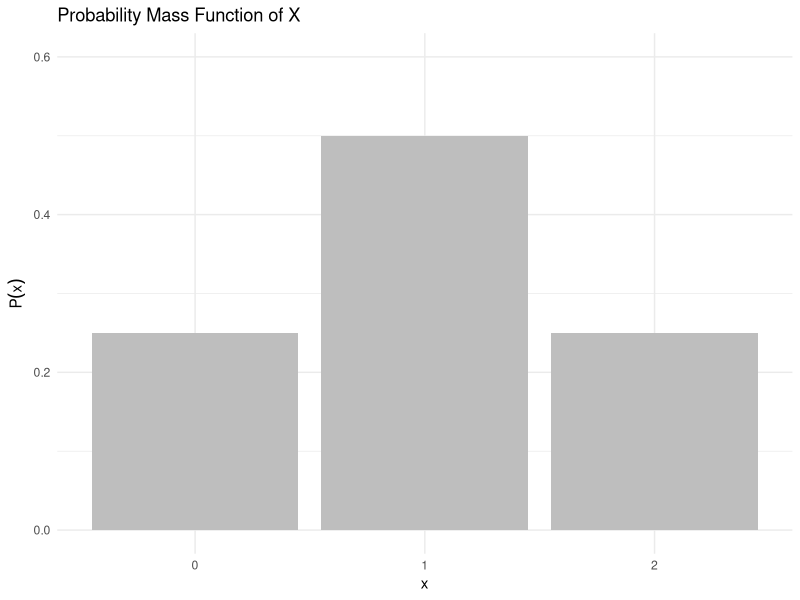
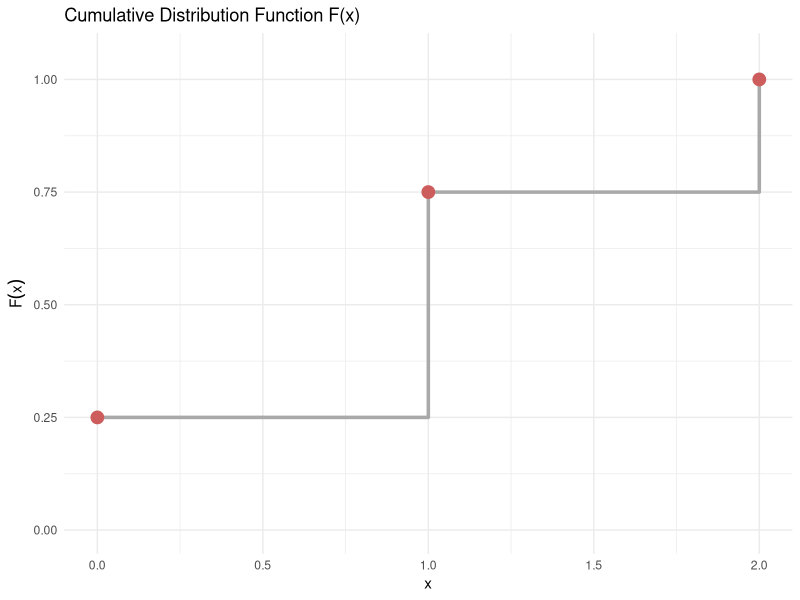
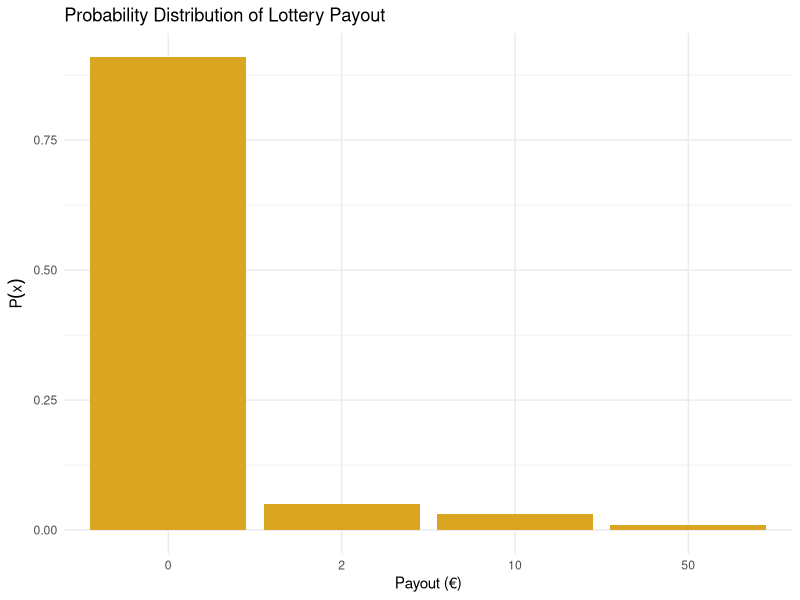

Reproduce these figures in R, in order.
## ---- chunk 1
#| echo: false
#| fig-height: 3
#| fig-width: 5
#| fig-align: center
library(ggplot2)

# Define values and probabilities
df_pmf <- data.frame(
  x = c(0, 1, 2),
  p = c(0.25, 0.5, 0.25)
)

# PMF plot
ggplot(df_pmf, aes(x = factor(x), y = p)) +
  geom_col(fill = "grey") +
  labs(
    title = "Probability Mass Function of X",
    x = "x",
    y = expression(P(x))
  ) +
  ylim(0, 0.6) +
  theme_minimal()
## ---- chunk 2
#| echo: false
#| fig-height: 3
#| fig-width: 5
#| fig-align: center

# Values and PMF
df <- data.frame(
  x = c(0, 1, 2),
  p = c(0.25, 0.5, 0.25)
)

# Add cumulative probabilities
df$F_x <- cumsum(df$p)

# CDF Step Plot
ggplot(df, aes(x = x, y = F_x)) +
  geom_step(direction = "hv", linewidth = 1.2, color = "darkgrey") +
  geom_point(size = 4, color = "indianred") +
  labs(
    title = "Cumulative Distribution Function F(x)",
    x = "x",
    y = expression(F(x))
  ) +
  ylim(0, 1.05) +
  theme_minimal()
## ---- chunk 3
#| echo: false
#| fig-height: 3
#| fig-width: 5
#| fig-align: center
library(tibble)
library(ggplot2)

# Data for lottery example
df_lottery <- tibble(
  prize = c(0, 2, 10, 50),
  probability = c(0.91, 0.05, 0.03, 0.01)
)

# Plot PMF
ggplot(df_lottery, aes(x = factor(prize), y = probability)) +
  geom_col(fill = "goldenrod") +
  labs(
    title = "Probability Distribution of Lottery Payout",
    x = "Payout (€)",
    y = expression(P(x))
  ) +
  theme_minimal()
